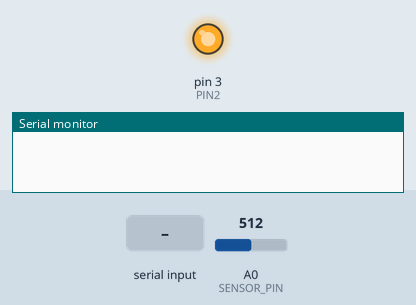
Bench run of a sketch on a simulated Arduino Uno, built with avr-gcc and run on an emulated ATmega328P. Shown: output pins drawn as LEDs (lit = HIGH), the last lines printed to the serial monitor. Dashed ring = blinking. The test bench sets the inputs (shaded band); at power-on: A0 (SENSOR_PIN) = 512.

Above: at 1.2 s.
1.3 s: "a" received over Serial
At 2.8 s:
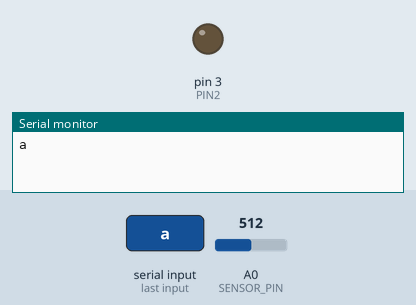
4.3 s: "o" received over Serial
At 5.5 s:
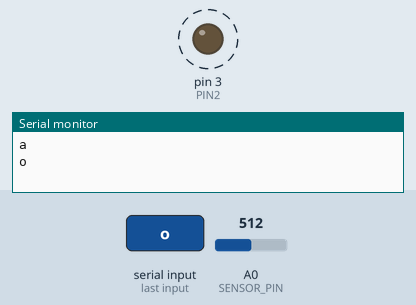
7.3 s: "m" received over Serial
Timing chart, 0 to 10.3 s (numbered marks = the images above; inputs shaded):
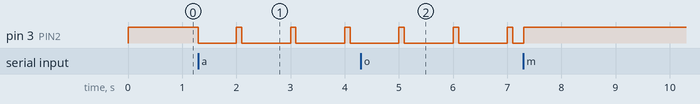

Measured:
- after the input at 1.3 s, pin 3 (PIN2): HIGH → LOW at once, then repeats every 1.0 s: HIGH 0.10 s, LOW 0.90 s

The sketch:

photo__1_.ino
```cpp
#define SENSOR_PIN A0
#define PIN2 3

bool streaming = false;
bool handly = false;
bool manual = false;
bool alarm = false;
bool send_one_value = false;
unsigned long previous_send_time = 0;
unsigned long send_count = 0;

void setup() {
  Serial.begin(9600);
  pinMode(PIN2, OUTPUT);
}

void loop() {
  long current_time = millis();
  data_reading();
  if (manual){
    if (handly){
  	digitalWrite(PIN2, HIGH);
  }
    else if (handly == false){
      digitalWrite(PIN2, LOW);
    }
  }
  else if (alarm){
    if (current_time / 100 != send_count){

      previous_send_time = previous_send_time + 100;
      send_count = current_time / 100;

      if (send_count % 10 == 0) {
      	digitalWrite(PIN2, HIGH);
      }else{
      	digitalWrite(PIN2, LOW);
      }
    }
  }
  else {
    int val = send_photo_data();
    digitalWrite(PIN2, val < 750 ? HIGH : LOW);
  }
}

int send_photo_data() {
  int val = analogRead(SENSOR_PIN);
  return val;
}

void data_reading() {
  if (Serial.available() > 0) {
    char command = Serial.read();
    Serial.println(command);
    if (command == 'o') { // o for Switch off or on
      if (handly){
        handly = false;
      }
      else {
        handly = true;
      }
    }
    if (command == 'm') { // m for manual mode
      if (manual){
        manual = false;
      }
      else {
        manual = true;
      }
      alarm = false;
    }
    if (command == 'a') { // a for alarm system
      if (alarm){
        alarm = false;
      }
      else {
        alarm = true;
      }
      manual = false;
    }
  }
}
```
